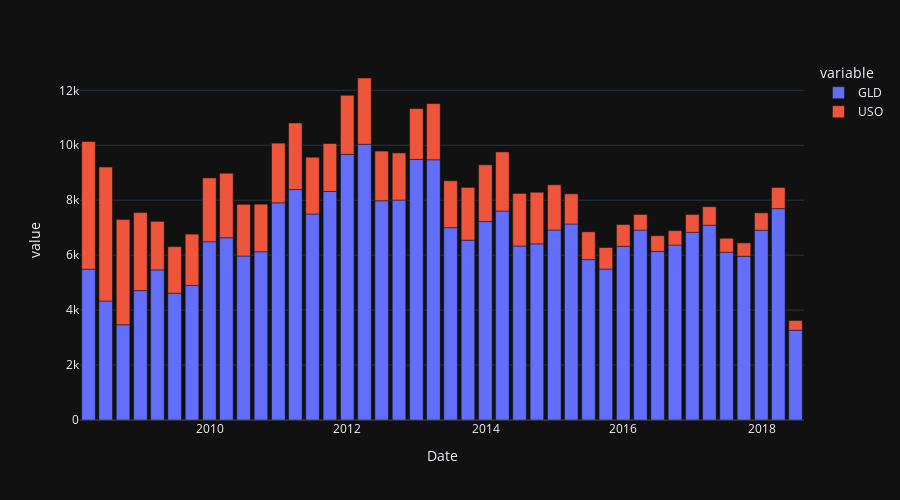

Notebook source saved alongside this figure:
### Code cell
QD = df.resample('Q', on='Date').sum().reset_index()
px.bar(QD,x='Date',y=["GLD", "USO"],template='plotly_dark',height=500)
